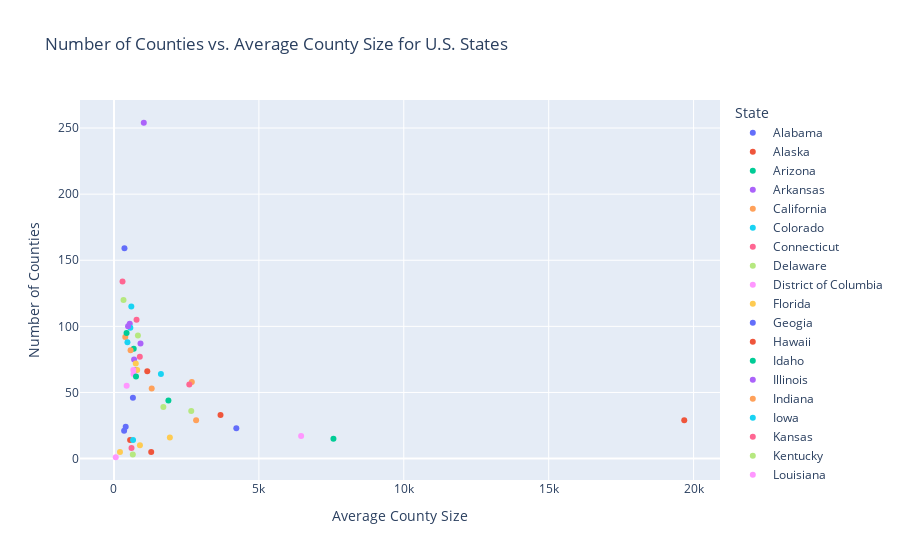

Notebook code cell kept with this figure:
### Code cell
#Create a scatter plot with each dot representing a state, 
#number of counties is one axis, average county size is the other

#For this graph, we can recycle several functions created in assignments 2 and 3

def DictionaryFactory(key, value):
    TempDictionary = {i['properties'][key]: i['properties'][value] for i in featureList}
    return TempDictionary

CountySize_Dict = DictionaryFactory('GEO_ID','CENSUSAREA')

def AverageCountySize(state):
    counties = StateCounty_Dict.get(state)
    TotalSize = 0 
    for county in counties:
        TotalSize += CountySize_Dict[county]
    MeanSize = TotalSize / len(counties)
    return MeanSize

#Write a new dictionary with the state name as the key, and the value being a list with the number of
#counties and the average county size

CountyDictNumSize = {}
for state in StateCounty_Dict:
    average = AverageCountySize(state)
    values = [StateCountyCount.get(state), average]
    CountyDictNumSize.update({state:values})

#county_df = pd.DataFrame.from_dict(CountyDictNumSize, orient='index', columns=['Counties', 'Avg County Size'])
county_df = pd.DataFrame.from_dict(CountyDictNumSize, orient='index', columns=['Number of Counties', 'Average County Size'])
county_df['State'] = county_df.index

#fig = px.scatter(county_df, x='Avg County Size', y='Counties', title='Number of Counties vs. Average County Size')
fig = px.scatter(county_df, x='Average County Size', y='Number of Counties', color='State', hover_data=['State'], title='Number of Counties vs. Average County Size for U.S. States')

fig.show()

### Figure 1 — Plotly figure (JSON) as saved in the notebook; plotly's stock layout.template omitted (floating-point values rounded to 4 significant figures)
{"data": [{"customdata": [["Alabama"]], "hovertemplate": "State=%{customdata[0]}<br>Average County Size=%{x}<br>Number of Counties=%{y}<extra></extra>", "legendgroup": "Alabama", "marker": {"color": "#636efa", "symbol": "circle"}, "mode": "markers", "name": "Alabama", "orientation": "v", "showlegend": true, "type": "scatter", "x": [755.9], "xaxis": "x", "y": [67], "yaxis": "y"}, {"customdata": [["Alaska"]], "hovertemplate": "State=%{customdata[0]}<br>Average County Size=%{x}<br>Number of Counties=%{y}<extra></extra>", "legendgroup": "Alaska", "marker": {"color": "#EF553B", "symbol": "circle"}, "mode": "markers", "name": "Alaska", "orientation": "v", "showlegend": true, "type": "scatter", "x": [19680.0], "xaxis": "x", "y": [29], "yaxis": "y"}, {"customdata": [["Arizona"]], "hovertemplate": "State=%{customdata[0]}<br>Average County Size=%{x}<br>Number of Counties=%{y}<extra></extra>", "legendgroup": "Arizona", "marker": {"color": "#00cc96", "symbol": "circle"}, "mode": "markers", "name": "Arizona", "orientation": "v", "showlegend": true, "type": "scatter", "x": [7573.0], "xaxis": "x", "y": [15], "yaxis": "y"}, {"customdata": [["Arkansas"]], "hovertemplate": "State=%{customdata[0]}<br>Average County Size=%{x}<br>Number of Counties=%{y}<extra></extra>", "legendgroup": "Arkansas", "marker": {"color": "#ab63fa", "symbol": "circle"}, "mode": "markers", "name": "Arkansas", "orientation": "v", "showlegend": true, "type": "scatter", "x": [693.8], "xaxis": "x", "y": [75], "yaxis": "y"}, {"customdata": [["California"]], "hovertemplate": "State=%{customdata[0]}<br>Average County Size=%{x}<br>Number of Counties=%{y}<extra></extra>", "legendgroup": "California", "marker": {"color": "#FFA15A", "symbol": "circle"}, "mode": "markers", "name": "California", "orientation": "v", "showlegend": true, "type": "scatter", "x": [2686.0], "xaxis": "x", "y": [58], "yaxis": "y"}, {"customdata": [["Colorado"]], "hovertemplate": "State=%{customdata[0]}<br>Average County Size=%{x}<br>Number of Counties=%{y}<extra></extra>", "legendgroup": "Colorado", "marker": {"color": "#19d3f3", "symbol": "circle"}, "mode": "markers", "name": "Colorado", "orientation": "v", "showlegend": true, "type": "scatter", "x": [1619.0], "xaxis": "x", "y": [64], "yaxis": "y"}, {"customdata": [["Connecticut"]], "hovertemplate": "State=%{customdata[0]}<br>Average County Size=%{x}<br>Number of Counties=%{y}<extra></extra>", "legendgroup": "Connecticut", "marker": {"color": "#FF6692", "symbol": "circle"}, "mode": "markers", "name": "Connecticut", "orientation": "v", "showlegend": true, "type": "scatter", "x": [605.3], "xaxis": "x", "y": [8], "yaxis": "y"}, {"customdata": [["Delaware"]], "hovertemplate": "State=%{customdata[0]}<br>Average County Size=%{x}<br>Number of Counties=%{y}<extra></extra>", "legendgroup": "Delaware", "marker": {"color": "#B6E880", "symbol": "circle"}, "mode": "markers", "name": "Delaware", "orientation": "v", "showlegend": true, "type": "scatter", "x": [649.5], "xaxis": "x", "y": [3], "yaxis": "y"}, {"customdata": [["District of Columbia"]], "hovertemplate": "State=%{customdata[0]}<br>Average County Size=%{x}<br>Number of Counties=%{y}<extra></extra>", "legendgroup": "District of Columbia", "marker": {"color": "#FF97FF", "symbol": "circle"}, "mode": "markers", "name": "District of Columbia", "orientation": "v", "showlegend": true, "type": "scatter", "x": [61.05], "xaxis": "x", "y": [1], "yaxis": "y"}, {"customdata": [["Florida"]], "hovertemplate": "State=%{customdata[0]}<br>Average County Size=%{x}<br>Number of Counties=%{y}<extra></extra>", "legendgroup": "Florida", "marker": {"color": "#FECB52", "symbol": "circle"}, "mode": "markers", "name": "Florida", "orientation": "v", "showlegend": true, "type": "scatter", "x": [800.4], "xaxis": "x", "y": [67], "yaxis": "y"}, {"customdata": [["Geogia"]], "hovertemplate": "State=%{customdata[0]}<br>Average County Size=%{x}<br>Number of Counties=%{y}<extra></extra>", "legendgroup": "Geogia", "marker": {"color": "#636efa", "symbol": "circle"}, "mode": "markers", "name": "Geogia", "orientation": "v", "showlegend": true, "type": "scatter", "x": [361.7], "xaxis": "x", "y": [159], "yaxis": "y"}, {"customdata": [["Hawaii"]], "hovertemplate": "State=%{customdata[0]}<br>Average County Size=%{x}<br>Number of Counties=%{y}<extra></extra>", "legendgroup": "Hawaii", "marker": {"color": "#EF553B", "symbol": "circle"}, "mode": "markers", "name": "Hawaii", "orientation": "v", "showlegend": true, "type": "scatter", "x": [1285.0], "xaxis": "x", "y": [5], "yaxis": "y"}, {"customdata": [["Idaho"]], "hovertemplate": "State=%{customdata[0]}<br>Average County Size=%{x}<br>Number of Counties=%{y}<extra></extra>", "legendgroup": "Idaho", "marker": {"color": "#00cc96", "symbol": "circle"}, "mode": "markers", "name": "Idaho", "orientation": "v", "showlegend": true, "type": "scatter", "x": [1878.0], "xaxis": "x", "y": [44], "yaxis": "y"}, {"customdata": [["Illinois"]], "hovertemplate": "State=%{customdata[0]}<br>Average County Size=%{x}<br>Number of Counties=%{y}<extra></extra>", "legendgroup": "Illinois", "marker": {"color": "#ab63fa", "symbol": "circle"}, "mode": "markers", "name": "Illinois", "orientation": "v", "showlegend": true, "type": "scatter", "x": [544.3], "xaxis": "x", "y": [102], "yaxis": "y"}, {"customdata": [["Indiana"]], "hovertemplate": "State=%{customdata[0]}<br>Average County Size=%{x}<br>Number of Counties=%{y}<extra></extra>", "legendgroup": "Indiana", "marker": {"color": "#FFA15A", "symbol": "circle"}, "mode": "markers", "name": "Indiana", "orientation": "v", "showlegend": true, "type": "scatter", "x": [389.4], "xaxis": "x", "y": [92], "yaxis": "y"}, {"customdata": [["Iowa"]], "hovertemplate": "State=%{customdata[0]}<br>Average County Size=%{x}<br>Number of Counties=%{y}<extra></extra>", "legendgroup": "Iowa", "marker": {"color": "#19d3f3", "symbol": "circle"}, "mode": "markers", "name": "Iowa", "orientation": "v", "showlegend": true, "type": "scatter", "x": [564.2], "xaxis": "x", "y": [99], "yaxis": "y"}, {"customdata": [["Kansas"]], "hovertemplate": "State=%{customdata[0]}<br>Average County Size=%{x}<br>Number of Counties=%{y}<extra></extra>", "legendgroup": "Kansas", "marker": {"color": "#FF6692", "symbol": "circle"}, "mode": "markers", "name": "Kansas", "orientation": "v", "showlegend": true, "type": "scatter", "x": [778.7], "xaxis": "x", "y": [105], "yaxis": "y"}, {"customdata": [["Kentucky"]], "hovertemplate": "State=%{customdata[0]}<br>Average County Size=%{x}<br>Number of Counties=%{y}<extra></extra>", "legendgroup": "Kentucky", "marker": {"color": "#B6E880", "symbol": "circle"}, "mode": "markers", "name": "Kentucky", "orientation": "v", "showlegend": true, "type": "scatter", "x": [329.1], "xaxis": "x", "y": [120], "yaxis": "y"}, {"customdata": [["Louisiana"]], "hovertemplate": "State=%{customdata[0]}<br>Average County Size=%{x}<br>Number of Counties=%{y}<extra></extra>", "legendgroup": "Louisiana", "marker": {"color": "#FF97FF", "symbol": "circle"}, "mode": "markers", "name": "Louisiana", "orientation": "v", "showlegend": true, "type": "scatter", "x": [675.1], "xaxis": "x", "y": [64], "yaxis": "y"}, {"customdata": [["Maine"]], "hovertemplate": "State=%{customdata[0]}<br>Average County Size=%{x}<br>Number of Counties=%{y}<extra></extra>", "legendgroup": "Maine", "marker": {"color": "#FECB52", "symbol": "circle"}, "mode": "markers", "name": "Maine", "orientation": "v", "showlegend": true, "type": "scatter", "x": [1928.0], "xaxis": "x", "y": [16], "yaxis": "y"}, {"customdata": [["Maryland"]], "hovertemplate": "State=%{customdata[0]}<br>Average County Size=%{x}<br>Number of Counties=%{y}<extra></extra>", "legendgroup": "Maryland", "marker": {"color": "#636efa", "symbol": "circle"}, "mode": "markers", "name": "Maryland", "orientation": "v", "showlegend": true, "type": "scatter", "x": [404.5], "xaxis": "x", "y": [24], "yaxis": "y"}, {"customdata": [["Massachusetts"]], "hovertemplate": "State=%{customdata[0]}<br>Average County Size=%{x}<br>Number of Counties=%{y}<extra></extra>", "legendgroup": "Massachusetts", "marker": {"color": "#EF553B", "symbol": "circle"}, "mode": "markers", "name": "Massachusetts", "orientation": "v", "showlegend": true, "type": "scatter", "x": [557.1], "xaxis": "x", "y": [14], "yaxis": "y"}, {"customdata": [["Michigan"]], "hovertemplate": "State=%{customdata[0]}<br>Average County Size=%{x}<br>Number of Counties=%{y}<extra></extra>", "legendgroup": "Michigan", "marker": {"color": "#00cc96", "symbol": "circle"}, "mode": "markers", "name": "Michigan", "orientation": "v", "showlegend": true, "type": "scatter", "x": [681.2], "xaxis": "x", "y": [83], "yaxis": "y"}, {"customdata": [["Minnesota"]], "hovertemplate": "State=%{customdata[0]}<br>Average County Size=%{x}<br>Number of Counties=%{y}<extra></extra>", "legendgroup": "Minnesota", "marker": {"color": "#ab63fa", "symbol": "circle"}, "mode": "markers", "name": "Minnesota", "orientation": "v", "showlegend": true, "type": "scatter", "x": [915.2], "xaxis": "x", "y": [87], "yaxis": "y"}, {"customdata": [["Mississippi"]], "hovertemplate": "State=%{customdata[0]}<br>Average County Size=%{x}<br>Number of Counties=%{y}<extra></extra>", "legendgroup": "Mississippi", "marker": {"color": "#FFA15A", "symbol": "circle"}, "mode": "markers", "name": "Mississippi", "orientation": "v", "showlegend": true, "type": "scatter", "x": [572.2], "xaxis": "x", "y": [82], "yaxis": "y"}, {"customdata": [["Missouri"]], "hovertemplate": "State=%{customdata[0]}<br>Average County Size=%{x}<br>Number of Counties=%{y}<extra></extra>", "legendgroup": "Missouri", "marker": {"color": "#19d3f3", "symbol": "circle"}, "mode": "markers", "name": "Missouri", "orientation": "v", "showlegend": true, "type": "scatter", "x": [597.8], "xaxis": "x", "y": [115], "yaxis": "y"}, {"customdata": [["Montana"]], "hovertemplate": "State=%{customdata[0]}<br>Average County Size=%{x}<br>Number of Counties=%{y}<extra></extra>", "legendgroup": "Montana", "marker": {"color": "#FF6692", "symbol": "circle"}, "mode": "markers", "name": "Montana", "orientation": "v", "showlegend": true, "type": "scatter", "x": [2599.0], "xaxis": "x", "y": [56], "yaxis": "y"}, {"customdata": [["Nebraska"]], "hovertemplate": "State=%{customdata[0]}<br>Average County Size=%{x}<br>Number of Counties=%{y}<extra></extra>", "legendgroup": "Nebraska", "marker": {"color": "#B6E880", "symbol": "circle"}, "mode": "markers", "name": "Nebraska", "orientation": "v", "showlegend": true, "type": "scatter", "x": [826.1], "xaxis": "x", "y": [93], "yaxis": "y"}, {"customdata": [["Nevada"]], "hovertemplate": "State=%{customdata[0]}<br>Average County Size=%{x}<br>Number of Counties=%{y}<extra></extra>", "legendgroup": "Nevada", "marker": {"color": "#FF97FF", "symbol": "circle"}, "mode": "markers", "name": "Nevada", "orientation": "v", "showlegend": true, "type": "scatter", "x": [6458.0], "xaxis": "x", "y": [17], "yaxis": "y"}, {"customdata": [["New Hampshire"]], "hovertemplate": "State=%{customdata[0]}<br>Average County Size=%{x}<br>Number of Counties=%{y}<extra></extra>", "legendgroup": "New Hampshire", "marker": {"color": "#FECB52", "symbol": "circle"}, "mode": "markers", "name": "New Hampshire", "orientation": "v", "showlegend": true, "type": "scatter", "x": [895.3], "xaxis": "x", "y": [10], "yaxis": "y"}, {"customdata": [["New Jersey"]], "hovertemplate": "State=%{customdata[0]}<br>Average County Size=%{x}<br>Number of Counties=%{y}<extra></extra>", "legendgroup": "New Jersey", "marker": {"color": "#636efa", "symbol": "circle"}, "mode": "markers", "name": "New Jersey", "orientation": "v", "showlegend": true, "type": "scatter", "x": [350.2], "xaxis": "x", "y": [21], "yaxis": "y"}, {"customdata": [["New Mexico"]], "hovertemplate": "State=%{customdata[0]}<br>Average County Size=%{x}<br>Number of Counties=%{y}<extra></extra>", "legendgroup": "New Mexico", "marker": {"color": "#EF553B", "symbol": "circle"}, "mode": "markers", "name": "New Mexico", "orientation": "v", "showlegend": true, "type": "scatter", "x": [3676.0], "xaxis": "x", "y": [33], "yaxis": "y"}, {"customdata": [["New York"]], "hovertemplate": "State=%{customdata[0]}<br>Average County Size=%{x}<br>Number of Counties=%{y}<extra></extra>", "legendgroup": "New York", "marker": {"color": "#00cc96", "symbol": "circle"}, "mode": "markers", "name": "New York", "orientation": "v", "showlegend": true, "type": "scatter", "x": [760.1], "xaxis": "x", "y": [62], "yaxis": "y"}, {"customdata": [["North Carolina"]], "hovertemplate": "State=%{customdata[0]}<br>Average County Size=%{x}<br>Number of Counties=%{y}<extra></extra>", "legendgroup": "North Carolina", "marker": {"color": "#ab63fa", "symbol": "circle"}, "mode": "markers", "name": "North Carolina", "orientation": "v", "showlegend": true, "type": "scatter", "x": [486.2], "xaxis": "x", "y": [100], "yaxis": "y"}, {"customdata": [["North Dakota"]], "hovertemplate": "State=%{customdata[0]}<br>Average County Size=%{x}<br>Number of Counties=%{y}<extra></extra>", "legendgroup": "North Dakota", "marker": {"color": "#FFA15A", "symbol": "circle"}, "mode": "markers", "name": "North Dakota", "orientation": "v", "showlegend": true, "type": "scatter", "x": [1302.0], "xaxis": "x", "y": [53], "yaxis": "y"}, {"customdata": [["Ohio"]], "hovertemplate": "State=%{customdata[0]}<br>Average County Size=%{x}<br>Number of Counties=%{y}<extra></extra>", "legendgroup": "Ohio", "marker": {"color": "#19d3f3", "symbol": "circle"}, "mode": "markers", "name": "Ohio", "orientation": "v", "showlegend": true, "type": "scatter", "x": [464.3], "xaxis": "x", "y": [88], "yaxis": "y"}, {"customdata": [["Oklahoma"]], "hovertemplate": "State=%{customdata[0]}<br>Average County Size=%{x}<br>Number of Counties=%{y}<extra></extra>", "legendgroup": "Oklahoma", "marker": {"color": "#FF6692", "symbol": "circle"}, "mode": "markers", "name": "Oklahoma", "orientation": "v", "showlegend": true, "type": "scatter", "x": [890.8], "xaxis": "x", "y": [77], "yaxis": "y"}, {"customdata": [["Oregon"]], "hovertemplate": "State=%{customdata[0]}<br>Average County Size=%{x}<br>Number of Counties=%{y}<extra></extra>", "legendgroup": "Oregon", "marker": {"color": "#B6E880", "symbol": "circle"}, "mode": "markers", "name": "Oregon", "orientation": "v", "showlegend": true, "type": "scatter", "x": [2666.0], "xaxis": "x", "y": [36], "yaxis": "y"}, {"customdata": [["Pennsylvania"]], "hovertemplate": "State=%{customdata[0]}<br>Average County Size=%{x}<br>Number of Counties=%{y}<extra></extra>", "legendgroup": "Pennsylvania", "marker": {"color": "#FF97FF", "symbol": "circle"}, "mode": "markers", "name": "Pennsylvania", "orientation": "v", "showlegend": true, "type": "scatter", "x": [667.8], "xaxis": "x", "y": [67], "yaxis": "y"}, {"customdata": [["Rhode Island"]], "hovertemplate": "State=%{customdata[0]}<br>Average County Size=%{x}<br>Number of Counties=%{y}<extra></extra>", "legendgroup": "Rhode Island", "marker": {"color": "#FECB52", "symbol": "circle"}, "mode": "markers", "name": "Rhode Island", "orientation": "v", "showlegend": true, "type": "scatter", "x": [206.8], "xaxis": "x", "y": [5], "yaxis": "y"}, {"customdata": [["South Carolina"]], "hovertemplate": "State=%{customdata[0]}<br>Average County Size=%{x}<br>Number of Counties=%{y}<extra></extra>", "legendgroup": "South Carolina", "marker": {"color": "#636efa", "symbol": "circle"}, "mode": "markers", "name": "South Carolina", "orientation": "v", "showlegend": true, "type": "scatter", "x": [653.5], "xaxis": "x", "y": [46], "yaxis": "y"}, {"customdata": [["South Dakota"]], "hovertemplate": "State=%{customdata[0]}<br>Average County Size=%{x}<br>Number of Counties=%{y}<extra></extra>", "legendgroup": "South Dakota", "marker": {"color": "#EF553B", "symbol": "circle"}, "mode": "markers", "name": "South Dakota", "orientation": "v", "showlegend": true, "type": "scatter", "x": [1149.0], "xaxis": "x", "y": [66], "yaxis": "y"}, {"customdata": [["Tennessee"]], "hovertemplate": "State=%{customdata[0]}<br>Average County Size=%{x}<br>Number of Counties=%{y}<extra></extra>", "legendgroup": "Tennessee", "marker": {"color": "#00cc96", "symbol": "circle"}, "mode": "markers", "name": "Tennessee", "orientation": "v", "showlegend": true, "type": "scatter", "x": [434.1], "xaxis": "x", "y": [95], "yaxis": "y"}, {"customdata": [["Texas"]], "hovertemplate": "State=%{customdata[0]}<br>Average County Size=%{x}<br>Number of Counties=%{y}<extra></extra>", "legendgroup": "Texas", "marker": {"color": "#ab63fa", "symbol": "circle"}, "mode": "markers", "name": "Texas", "orientation": "v", "showlegend": true, "type": "scatter", "x": [1028.0], "xaxis": "x", "y": [254], "yaxis": "y"}, {"customdata": [["Utah"]], "hovertemplate": "State=%{customdata[0]}<br>Average County Size=%{x}<br>Number of Counties=%{y}<extra></extra>", "legendgroup": "Utah", "marker": {"color": "#FFA15A", "symbol": "circle"}, "mode": "markers", "name": "Utah", "orientation": "v", "showlegend": true, "type": "scatter", "x": [2833.0], "xaxis": "x", "y": [29], "yaxis": "y"}, {"customdata": [["Vermont"]], "hovertemplate": "State=%{customdata[0]}<br>Average County Size=%{x}<br>Number of Counties=%{y}<extra></extra>", "legendgroup": "Vermont", "marker": {"color": "#19d3f3", "symbol": "circle"}, "mode": "markers", "name": "Vermont", "orientation": "v", "showlegend": true, "type": "scatter", "x": [658.3], "xaxis": "x", "y": [14], "yaxis": "y"}, {"customdata": [["Virginia"]], "hovertemplate": "State=%{customdata[0]}<br>Average County Size=%{x}<br>Number of Counties=%{y}<extra></extra>", "legendgroup": "Virginia", "marker": {"color": "#FF6692", "symbol": "circle"}, "mode": "markers", "name": "Virginia", "orientation": "v", "showlegend": true, "type": "scatter", "x": [294.7], "xaxis": "x", "y": [134], "yaxis": "y"}, {"customdata": [["Washington"]], "hovertemplate": "State=%{customdata[0]}<br>Average County Size=%{x}<br>Number of Counties=%{y}<extra></extra>", "legendgroup": "Washington", "marker": {"color": "#B6E880", "symbol": "circle"}, "mode": "markers", "name": "Washington", "orientation": "v", "showlegend": true, "type": "scatter", "x": [1704.0], "xaxis": "x", "y": [39], "yaxis": "y"}, {"customdata": [["West Virginia"]], "hovertemplate": "State=%{customdata[0]}<br>Average County Size=%{x}<br>Number of Counties=%{y}<extra></extra>", "legendgroup": "West Virginia", "marker": {"color": "#FF97FF", "symbol": "circle"}, "mode": "markers", "name": "West Virginia", "orientation": "v", "showlegend": true, "type": "scatter", "x": [437.1], "xaxis": "x", "y": [55], "yaxis": "y"}, {"customdata": [["Wisconsin"]], "hovertemplate": "State=%{customdata[0]}<br>Average County Size=%{x}<br>Number of Counties=%{y}<extra></extra>", "legendgroup": "Wisconsin", "marker": {"color": "#FECB52", "symbol": "circle"}, "mode": "markers", "name": "Wisconsin", "orientation": "v", "showlegend": true, "type": "scatter", "x": [752.2], "xaxis": "x", "y": [72], "yaxis": "y"}, {"customdata": [["Wyoming"]], "hovertemplate": "State=%{customdata[0]}<br>Average County Size=%{x}<br>Number of Counties=%{y}<extra></extra>", "legendgroup": "Wyoming", "marker": {"color": "#636efa", "symbol": "circle"}, "mode": "markers", "name": "Wyoming", "orientation": "v", "showlegend": true, "type": "scatter", "x": [4221.0], "xaxis": "x", "y": [23], "yaxis": "y"}], "layout": {"legend": {"title": {"text": "State"}, "tracegroupgap": 0}, "title": {"text": "Number of Counties vs. Average County Size for U.S. States"}, "xaxis": {"anchor": "y", "domain": [0, 1], "title": {"text": "Average County Size"}}, "yaxis": {"anchor": "x", "domain": [0, 1], "title": {"text": "Number of Counties"}}}}
